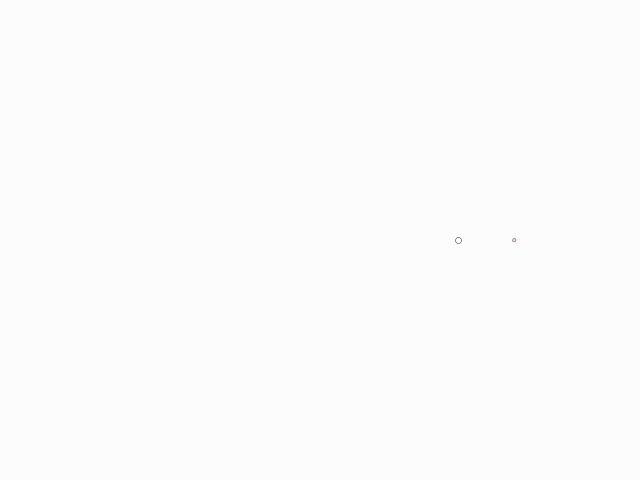
Frame 1 (no input)
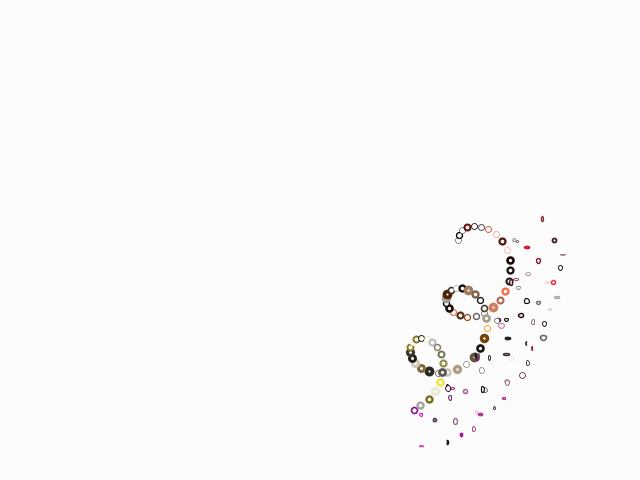
Frame 60 (the mouse pressed at the canvas centre just before this capture)
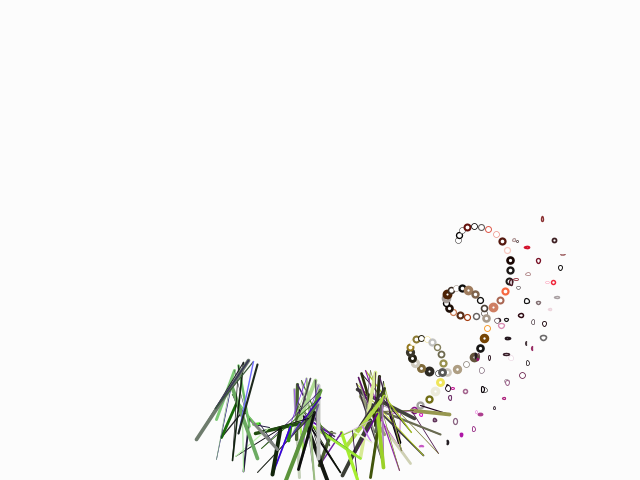
Frame 120 (the mouse held since frame 60 and released just before this capture)

The Processing sketch that drew these frames (run headless with seeded random() and noise(); from frame 60 on, the mouse is pressed at the canvas centre):

// Processing sketch: processing_6902
// ── processing_6902.pde

/**
Sumit Pandey
NID, Gandhinagar
*/

void setup(){
  size(640,480);
  smooth();
  frameRate(60);
  colorMode(HSB,360,100,100);  
  background(133,0,99);
}

int count = 0;
float xOld,yOld,xNew,yNew;
int a = int(random(80,200));
int b = int(random(15,60));
float n = a/b;
boolean toggle = false;
boolean lines = false;

void draw(){
if(count%360==0){
   a = int(random(80,200));
   b = int(random(15,60));
   n = a/b;
   count = 0; 
   if(toggle){
      background(133,0,99);     
   }  
 }

    epicycloid(a,b,width/2,height/2,count,random(0,100),random(0,100),random(0.5,2),count); 
    hypocycloid(a,b,n,width/2,height/2,count,random(0,100),random(0,100),random(0.5,4),count);
    count++;
 
}  

void keyPressed(){
  background(133,0,99);
  if(toggle==false){
    toggle = true;
  }else{
    toggle = false;  
  }  
}  

void mousePressed(){
  if(lines==true){
    background(133,0,99); 
    lines = false;    
  }else{
    background(133,0,99);     
    lines = true;
  } 
}  

void hypocycloid(int a,int b,float n,float translateX,float translateY, int h, float s, float br,float strokeWt, int count){
  int count2 = count;
  pushMatrix();
  translate(translateX,translateY);
  if(count2<=360){
    xNew = (a/n)*((n-1)*cos(radians(count))-cos((n-1)*count));
    yNew = (a/n)*((n-1)*sin(radians(count))+sin((n-1)*count));   
    stroke(h,s,br);
    strokeWeight(strokeWt);
    //ellipse(xNew,yNew,xOld,yOld);
    if(lines){
      line(xNew,yNew,xOld,yOld);
    }else{    
      ellipse(xNew,yNew,6,6);
    }  
    xOld = xNew;
    yOld = yNew; 
  }
  popMatrix();    
}  

void epicycloid(int a,int b,float translateX,float translateY, int h, float s, float br,float strokeWt, int count){
  int count2 = count;
  pushMatrix();
  translate(translateX,translateY);
  //noStroke();
  if(count2<=360){
    xNew = (a+b)*cos(radians(count))-b*cos(((a+b)/b)*count);
    yNew = (a+b)*sin(radians(count))-b*sin(((a+b)/b)*count);   
    stroke(360-h,100-s,100-br);
    strokeWeight(strokeWt);
    if(lines){
      line(xNew,yNew,xOld,yOld);
    }else{
      ellipse(xNew,yNew,random(1,6),random(1,6));    
    }  
    xOld = xNew;
    yOld = yNew; 
  }
  popMatrix();    
}  
